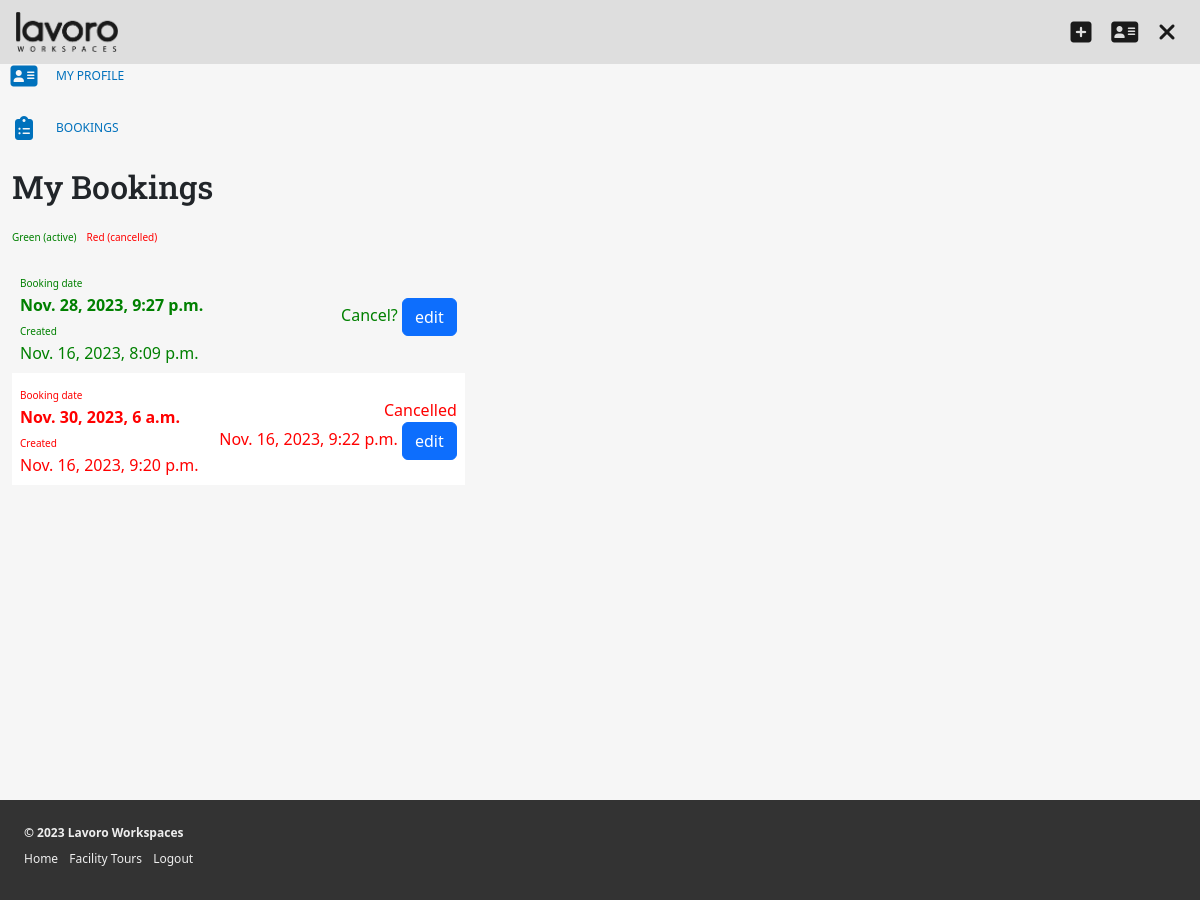
The page /profile/bookings (signed in) on the database its author committed.
### booking/models.py (models this page shows)
class Booking(models.Model):
    member = models.ForeignKey(User, on_delete=models.CASCADE, null=True)
    date = models.DateTimeField(default=datetime.now, null=True)
    created = models.DateTimeField(default=datetime.now, null=True)
    cancel = models.BooleanField(default=False, blank=True)
    cancelwhen = models.DateTimeField(default=datetime.now, null=True)

### members/views.py (the view)
# urls.py: path('bookings', views.bookings, name='mybookings'),
@login_required
def bookings(request):
    booking_data = Booking.objects.filter(member=request.user)
    return render(request, 'mybookings.html', {'booking_data': booking_data})

### members/templates/mybookings.html (shortened to what this page needs)
{% extends 'base_members.html' %}
{% block member_content %}
    <h2>My Bookings</h2>
    <ul class="key">
        <li class="good">Green (active)</li>
        <li class="bad">Red (cancelled)</li>
    </ul>
    <table>
        <tbody>
            {% for item in booking_data %}
                <tr class="{% if item.cancel %}red{% else%}green{% endif%}">
                    <td>
                        <small>Booking date</small>
                        <br/>
                        <strong>{{ item.date }}</strong>
                        <br/>
                        <small>Created</small>
                        <br/>
                        {{ item.created }}
                    </td>
                    <td align="right">
                        {% if item.cancel %}
                            <span style="color:red">Cancelled<br/>{{ item.cancelwhen }}</span>
                        {% else%}
                            <span style="color:green">Cancel?</span>
                        {% endif%}
                        <button type="button" class="btn btn-primary" data-bs-toggle="modal" data-bs-target="#exampleModal">
                            edit
                        </button>
                    </td>
                </tr>
            {% endfor %}
        </tbody>
    </table>
{% endblock %}

### static/css/styles.css (style rules this page uses)
body { margin: 0; font-size: 16px; background-color: #333; }
* { box-sizing: border-box; }
.good { color: green; }
.bad { color: red; }
h1, h2, h3, h4, h5, h6 { font-family: "Roboto Slab", serif; }
main section article ul.key { float: left; width: 100%; margin: 0; padding: 16px 0; list-style: none; font-size: 10px; }
main section article ul.key li { float: left; width: auto; margin-right: 1em; }
main section article table { margin: 0 !important; }
main section article table tr:nth-child(odd) { background-color: #f6f6f6; }
main section article table tr:nth-child(even) { background-color: #fff; }
main section article table tr td { padding: 8px; }
main section article table tr td small { font-size: 10px; }
main section article table tr.red td { color: red; }
main section article table tr.green td { color: green; }

### rows shown on the page
Booking: date "Nov. 28, 2023, 9:27 p.m.", created "Nov. 16, 2023, 8:09 p.m.", cancel "Cancel?"
Booking: date "Nov. 30, 2023, 6 a.m.", created "Nov. 16, 2023, 9:20 p.m.", cancelwhen "Nov. 16, 2023, 9:22 p.m."
